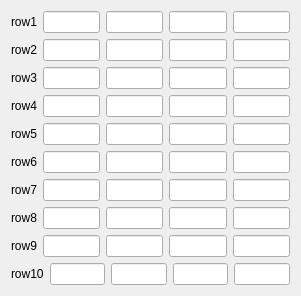
         <widget class="QWidget" name="scrollAreaWidgetContents_2">
          <property name="geometry">
           <rect>
            <x>0</x>
            <y>0</y>
            <width>301</width>
            <height>294</height>
           </rect>
          </property>
          <layout class="QGridLayout" name="gridLayout_2">
           <item row="0" column="1">
            <layout class="QVBoxLayout" name="verticalLayout_9">
             <item>
              <layout class="QHBoxLayout" name="horizontalLayout_54">
               <item>
                <widget class="QLabel" name="label_31">
                 <property name="text">
                  <string>row1</string>
                 </property>
                </widget>
               </item>
               <item>
                <widget class="QLineEdit" name="DevB_Row1Byte4"/>
               </item>
               <item>
                <widget class="QLineEdit" name="DevB_Row1Byte3"/>
               </item>
               <item>
                <widget class="QLineEdit" name="DevB_Row1Byte2"/>
               </item>
               <item>
                <widget class="QLineEdit" name="DevB_Row1Byte1"/>
               </item>
              </layout>
             </item>
             <item>
              <layout class="QHBoxLayout" name="horizontalLayout_55">
               <item>
                <widget class="QLabel" name="label_32">
                 <property name="text">
                  <string>row2</string>
                 </property>
                </widget>
               </item>
               <item>
                <widget class="QLineEdit" name="DevB_Row2Byte4"/>
               </item>
               <item>
                <widget class="QLineEdit" name="DevB_Row2Byte3"/>
               </item>
               <item>
                <widget class="QLineEdit" name="DevB_Row2Byte2"/>
               </item>
               <item>
                <widget class="QLineEdit" name="DevB_Row2Byte1"/>
               </item>
              </layout>
             </item>
             <item>
              <layout class="QHBoxLayout" name="horizontalLayout_56">
               <item>
                <widget class="QLabel" name="label_36">
                 <property name="text">
                  <string>row3</string>
                 </property>
                </widget>
               </item>
               <item>
                <widget class="QLineEdit" name="DevB_Row3Byte4"/>
               </item>
               <item>
                <widget class="QLineEdit" name="DevB_Row3Byte3"/>
               </item>
               <item>
                <widget class="QLineEdit" name="DevB_Row3Byte2"/>
               </item>
               <item>
                <widget class="QLineEdit" name="DevB_Row3Byte1"/>
               </item>
              </layout>
             </item>
             <item>
              <layout class="QHBoxLayout" name="horizontalLayout_57">
               <item>
                <widget class="QLabel" name="label_52">
                 <property name="text">
                  <string>row4</string>
                 </property>
                </widget>
               </item>
               <item>
                <widget class="QLineEdit" name="DevB_Row4Byte4"/>
               </item>
               <item>
                <widget class="QLineEdit" name="DevB_Row4Byte3"/>
               </item>
               <item>
                <widget class="QLineEdit" name="DevB_Row4Byte2"/>
               </item>
               <item>
                <widget class="QLineEdit" name="DevB_Row4Byte1"/>
               </item>
              </layout>
             </item>
             <item>
              <layout class="QHBoxLayout" name="horizontalLayout_58">
               <item>
                <widget class="QLabel" name="label_65">
                 <property name="text">
                  <string>row5</string>
                 </property>
                </widget>
               </item>
               <item>
                <widget class="QLineEdit" name="DevB_Row5Byte4"/>
               </item>
               <item>
                <widget class="QLineEdit" name="DevB_Row5Byte3"/>
               </item>
               <item>
                <widget class="QLineEdit" name="DevB_Row5Byte2"/>
               </item>
               <item>
                <widget class="QLineEdit" name="DevB_Row5Byte1"/>
               </item>
              </layout>
             </item>
             <item>
              <layout class="QHBoxLayout" name="horizontalLayout_59">
               <item>
                <widget class="QLabel" name="label_66">
                 <property name="text">
                  <string>row6</string>
                 </property>
                </widget>
               </item>
               <item>
                <widget class="QLineEdit" name="DevB_Row6Byte4"/>
               </item>
               <item>
                <widget class="QLineEdit" name="DevB_Row6Byte3"/>
               </item>
               <item>
                <widget class="QLineEdit" name="DevB_Row6Byte2"/>
               </item>
               <item>
                <widget class="QLineEdit" name="DevB_Row6Byte1"/>
               </item>
              </layout>
             </item>
             <item>
              <layout class="QHBoxLayout" name="horizontalLayout_60">
               <item>
                <widget class="QLabel" name="label_67">
                 <property name="text">
                  <string>row7</string>
                 </property>
                </widget>
               </item>
               <item>
                <widget class="QLineEdit" name="DevB_Row7Byte4"/>
               </item>
               <item>
                <widget class="QLineEdit" name="DevB_Row7Byte3"/>
               </item>
               <item>
                <widget class="QLineEdit" name="DevB_Row7Byte2"/>
               </item>
               <item>
                <widget class="QLineEdit" name="DevB_Row7Byte1"/>
               </item>
              </layout>
             </item>
             <item>
              <layout class="QHBoxLayout" name="horizontalLayout_61">
               <item>
                <widget class="QLabel" name="label_68">
                 <property name="text">
                  <string>row8</string>
                 </property>
                </widget>
               </item>
               <item>
                <widget class="QLineEdit" name="DevB_Row8Byte4"/>
               </item>
               <item>
                <widget class="QLineEdit" name="DevB_Row8Byte3"/>
               </item>
               <item>
                <widget class="QLineEdit" name="DevB_Row8Byte2"/>
               </item>
               <item>
                <widget class="QLineEdit" name="DevB_Row8Byte1"/>
               </item>
              </layout>
             </item>
             <item>
              <layout class="QHBoxLayout" name="horizontalLayout_62">
               <item>
                <widget class="QLabel" name="label_69">
                 <property name="text">
                  <string>row9</string>
                 </property>
                </widget>
               </item>
               <item>
                <widget class="QLineEdit" name="DevB_Row9Byte4"/>
               </item>
               <item>
                <widget class="QLineEdit" name="DevB_Row9Byte3"/>
               </item>
               <item>
                <widget class="QLineEdit" name="DevB_Row9Byte2"/>
               </item>
               <item>
                <widget class="QLineEdit" name="DevB_Row9Byte1"/>
               </item>
              </layout>
             </item>
             <item>
              <layout class="QHBoxLayout" name="horizontalLayout_63">
               <item>
                <widget class="QLabel" name="label_70">
                 <property name="text">
                  <string>row10</string>
                 </property>
                </widget>
               </item>
               <item>
                <widget class="QLineEdit" name="DevB_Row10Byte4"/>
               </item>
               <item>
                <widget class="QLineEdit" name="DevB_Row10Byte3"/>
               </item>
               <item>
                <widget class="QLineEdit" name="DevB_Row10Byte2"/>
               </item>
               <item>
                <widget class="QLineEdit" name="DevB_Row10Byte1"/>
               </item>
              </layout>
             </item>
            </layout>
           </item>
          </layout>
         </widget>
